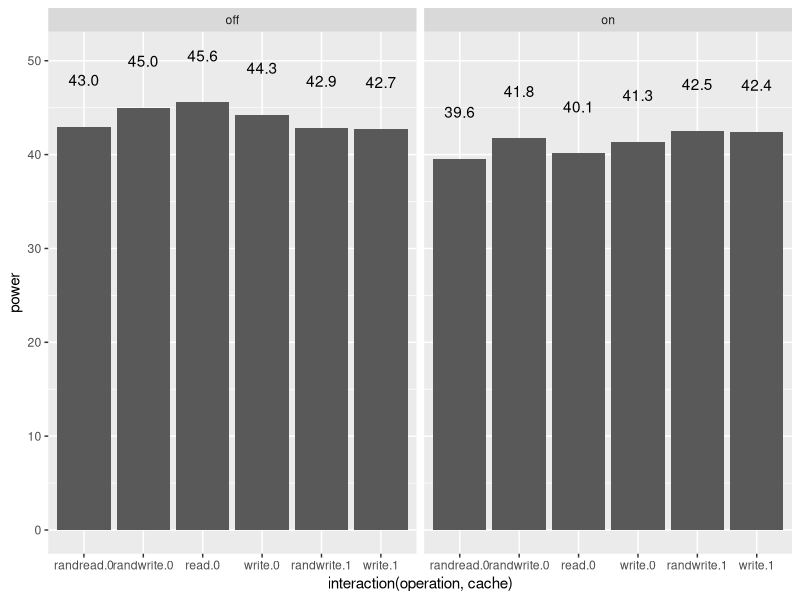
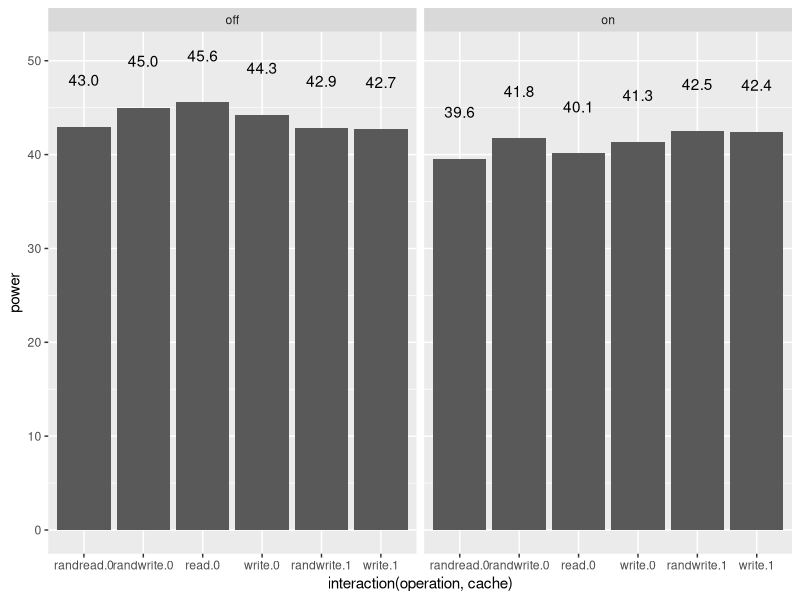
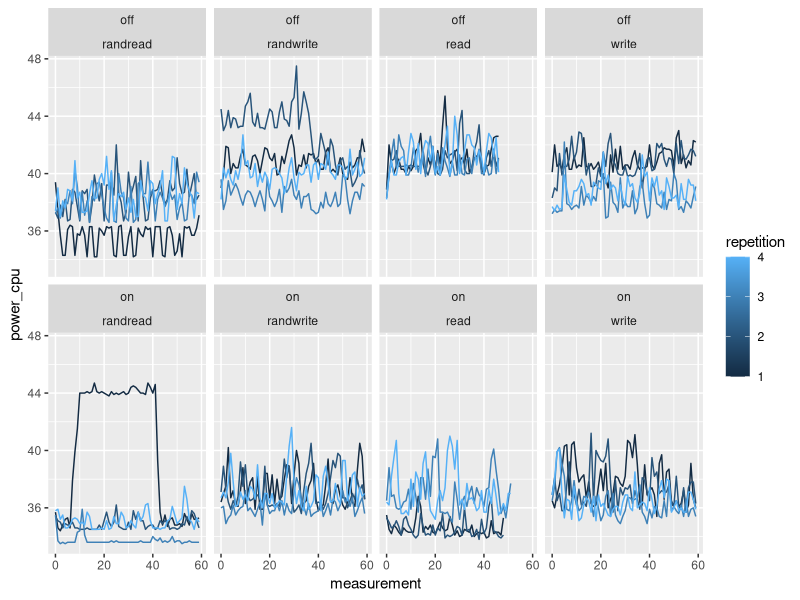
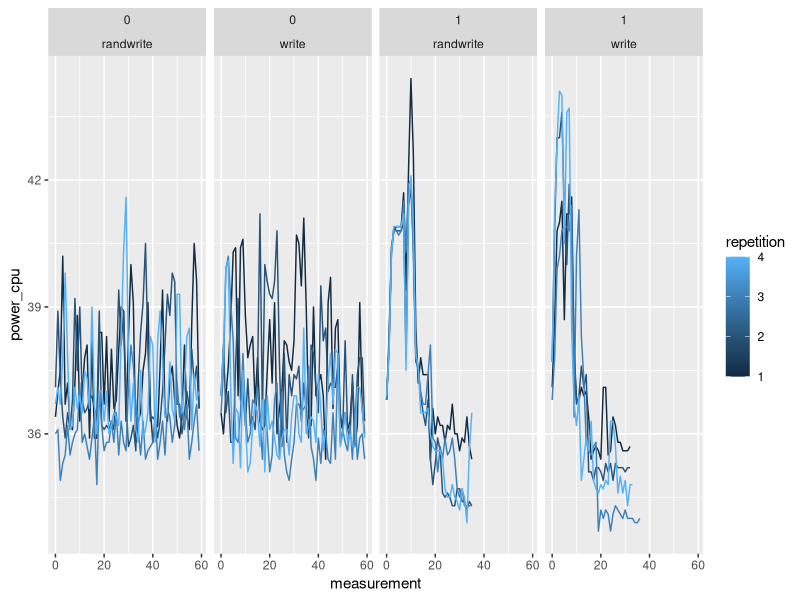
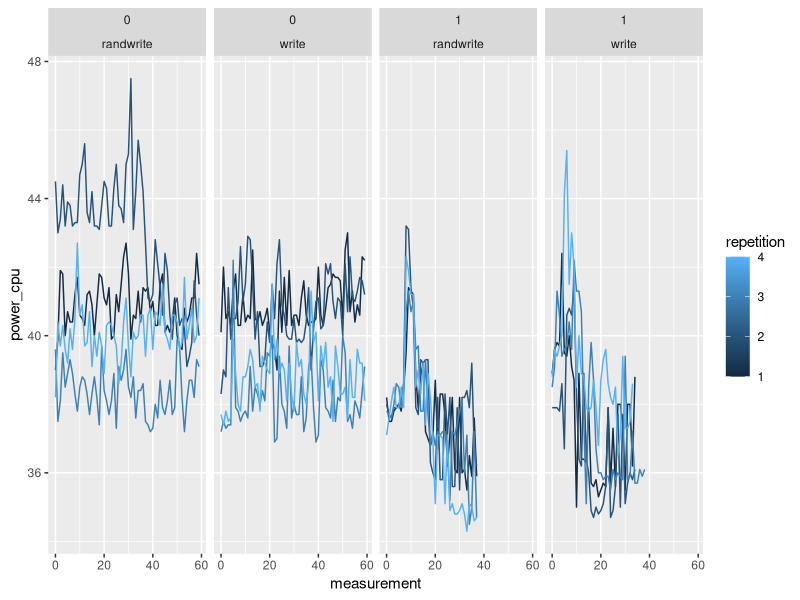
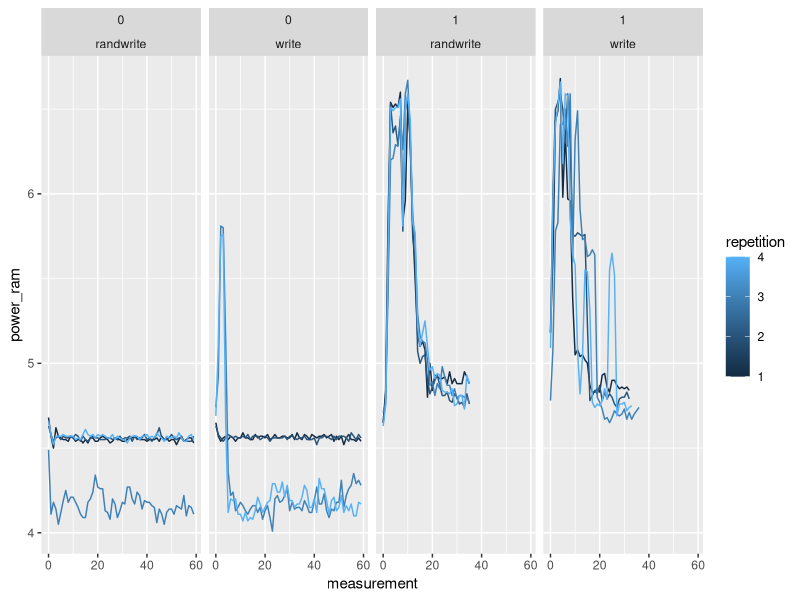
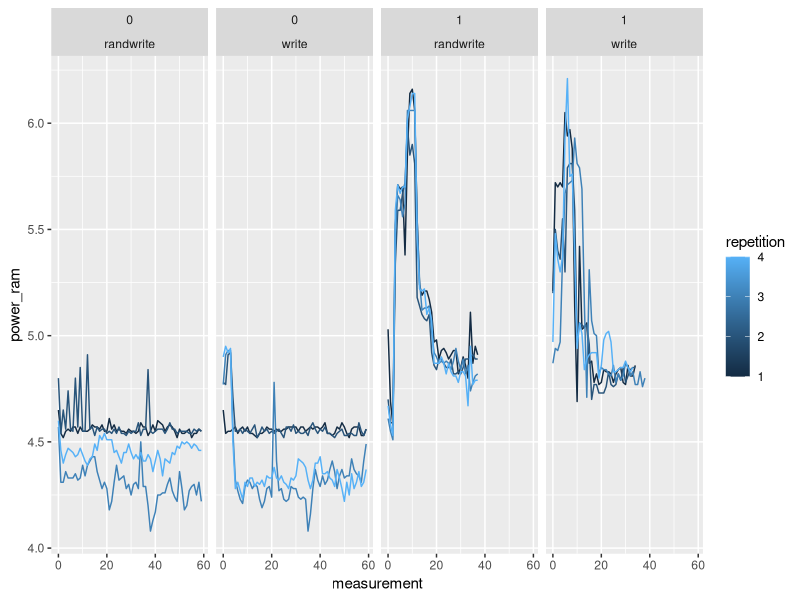

These charts were generated, in order, by the following R code:
## ---- chunk 1
knitr::opts_chunk$set(echo = TRUE)
## ---- chunk 2
library(plyr)
library(ggplot2)
## ---- chunk 3
pcm1 <- read.csv("parsed_pcm_output_original.csv", sep=";", header=T)
pcm2 <- read.csv("parsed_pcm_output_powersave.csv", sep=";", header=T)
pcm1$DVFS <- "off"
pcm2$DVFS <- "on"
pcm <- rbind(pcm1,pcm2)
## ---- chunk 4
pcm$power <- pcm$power_ram + pcm$power_cpu

pcm_clean <- ddply(pcm, c("DVFS","operation", "cache", "repetition"), summarize, power_mean = mean(power))
pcm_clean <- ddply(pcm_clean, c("DVFS","operation", "cache"), summarize, power = median(power_mean))
ggplot(pcm_clean, aes(x = interaction(operation,cache), y= power)) + geom_bar(stat="identity") + geom_text(aes(y = power + 5, label = sprintf("%.1f", power))) + facet_wrap(~DVFS)
## ---- chunk 5
wilcox.test(subset(pcm, DVFS=="on" & operation == "read" & cache == 0)$power, subset(pcm, DVFS=="on" & operation == "write" & cache == 0)$power)
wilcox.test(subset(pcm, DVFS=="on" & operation == "randread" & cache == 0)$power, subset(pcm, DVFS == "on" & operation == "randwrite" & cache == 0)$power)
## ---- chunk 6
wilcox.test(subset(pcm, DVFS=="on" & operation == "read" & cache == 0)$power, subset(pcm, DVFS=="on" & operation == "randread" & cache == 0)$power)
wilcox.test(subset(pcm, DVFS=="on" & operation == "randwrite" & cache == 0)$power, subset(pcm, DVFS == "on" & operation == "write" & cache == 0)$power)
wilcox.test(subset(pcm, DVFS=="on" & operation == "randwrite" & cache == 1)$power, subset(pcm, DVFS == "on" & operation == "write" & cache == 1)$power)
## ---- chunk 7
wilcox.test(subset(pcm, DVFS=="on" & operation == "write" & cache == 0)$power, subset(pcm, DVFS=="on" & operation == "write" & cache == 1)$power)
wilcox.test(subset(pcm, DVFS=="on" & operation == "randwrite" & cache == 0)$power, subset(pcm, DVFS == "on" & operation == "randwrite" & cache == 1)$power)
## ---- chunk 8
pcm$power <- pcm$power_ram + pcm$power_cpu

pcm_clean <- ddply(pcm, c("DVFS","operation", "cache", "repetition"), summarize, power_mean = mean(power), power_mean_cpu = mean(power_cpu), power_mean_ram = mean(power_ram))
pcm_clean <- ddply(pcm_clean, c("DVFS","operation", "cache"), summarize, power = median(power_mean), power_cpu = median(power_mean_cpu), power_ram = median(power_mean_ram))
ggplot(pcm_clean, aes(x = interaction(operation,cache), y= power)) + geom_bar(stat="identity") + geom_text(aes(y = power + 5, label = sprintf("%.1f", power))) + facet_wrap(~DVFS)
## ---- chunk 9
wilcox.test(subset(pcm, DVFS=="off" & operation == "randwrite" & cache == 0)$power, subset(pcm, DVFS=="off" & operation == "randread" & cache == 0)$power)
wilcox.test(subset(pcm, DVFS=="off" & operation == "write" & cache == 0)$power, subset(pcm, DVFS == "off" & operation == "read" & cache == 0)$power)
## ---- chunk 10
wilcox.test(subset(pcm, DVFS=="off" & operation == "randwrite" & cache == 0)$power, subset(pcm, DVFS=="off" & operation == "write" & cache == 0)$power)
wilcox.test(subset(pcm, DVFS=="off" & operation == "randread" & cache == 0)$power, subset(pcm, DVFS == "off" & operation == "read" & cache == 0)$power)
wilcox.test(subset(pcm, DVFS=="off" & operation == "randwrite" & cache == 1)$power, subset(pcm, DVFS=="off" & operation == "write" & cache == 1)$power)
## ---- chunk 11
wilcox.test(subset(pcm, DVFS=="off" & operation == "write" & cache == 0)$power, subset(pcm, DVFS=="off" & operation == "write" & cache == 1)$power)
wilcox.test(subset(pcm, DVFS=="off" & operation == "randwrite" & cache == 0)$power, subset(pcm, DVFS == "off" & operation == "randwrite" & cache == 1)$power)
## ---- chunk 12
time1 <- read.csv("tempo_draco1+ssd.csv", sep=";", header=T)
time2 <- read.csv("tempo_draco1-powersave+ssd.csv", sep=";", header=T)
time1$DVFS <- "off"
time2$DVFS <- "on"
time <- rbind(time1, time2)
time$bandwidth<- time$bandwidth/1024
time$bandwidth<- time$bandwidth/1024
clean_time <- ddply(time, c("DVFS", "operation", "cache"), summarize, perf <- median(bandwidth))
## ---- chunk 13
ggplot(subset(pcm, cache == 0), aes(x = measurement, y = power_cpu, group = repetition, color = repetition)) + geom_line() + facet_wrap(~DVFS + operation,ncol=4)
## ---- chunk 14
ggplot(subset(pcm, DVFS == "on" & (operation != "read" & operation != "randread")), aes(x = measurement, y = power_cpu, group = repetition, color = repetition)) + geom_line() + facet_wrap(~cache + operation, ncol=4)
## ---- chunk 15
ggplot(subset(pcm, DVFS == "off" & (operation != "read" & operation != "randread")), aes(x = measurement, y = power_cpu, group = repetition, color = repetition)) + geom_line() + facet_wrap(~cache + operation, ncol=4)
## ---- chunk 16
ggplot(subset(pcm, DVFS == "on" & (operation != "read" & operation != "randread")), aes(x = measurement, y = power_ram, group = repetition, color = repetition)) + geom_line() + facet_wrap(~cache + operation, ncol=4)
## ---- chunk 17
ggplot(subset(pcm, DVFS == "off" & (operation != "read" & operation != "randread")), aes(x = measurement, y = power_ram, group = repetition, color = repetition)) + geom_line() + facet_wrap(~cache + operation, ncol=4)
